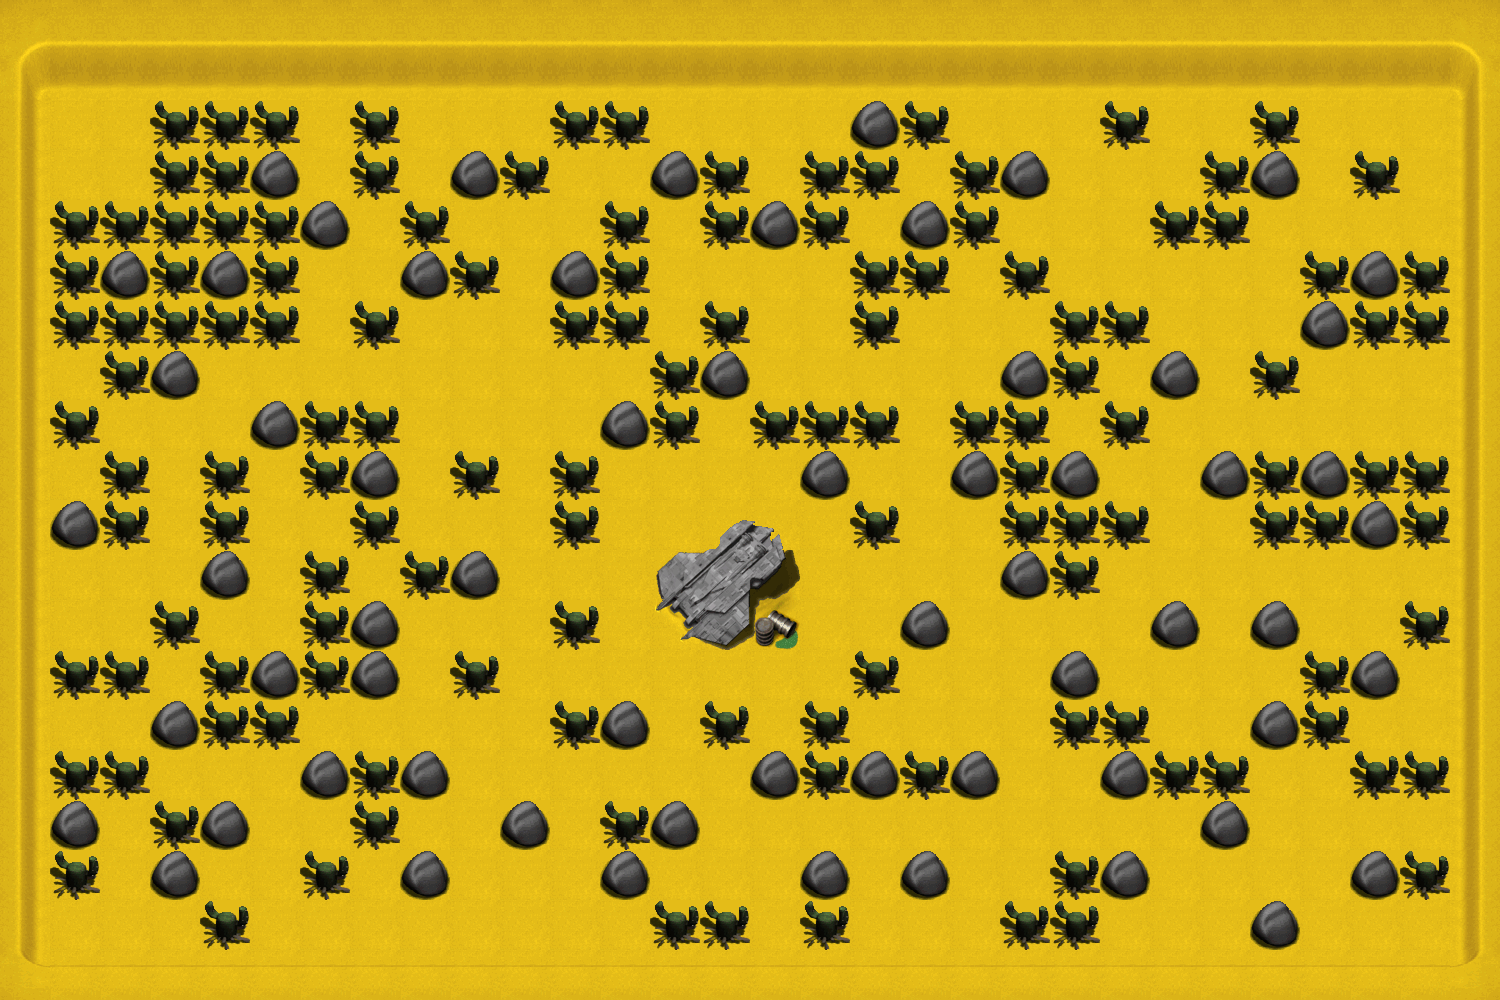

This game map was drawn from its Tiled (.tmx) file and the tilesets committed beside it. A one-line description and the trimmed map source follow:
An orthogonal 30x20 tile map with 50x50 px tiles, 2 tile layers (background, graphics), 3 tilesets and 231 objects.

<map version="1.0" orientation="orthogonal" renderorder="right-down" width="30" height="20" tilewidth="50" tileheight="50" nextobjectid="242">
<properties>
  <property name="bonus1" value="1" />
  <property name="bonus2" value="2" />
  <property name="bonus3" value="3" />
  <property name="bonus4" value="4" />
  <property name="bonus5" value="5" />
  <property name="bonus6" value="6" />
  <property name="bonus7" value="7" />
  <property name="bonus8" value="8" />
  <property name="bonus9" value="9" />
  <property name="enemy1" type="int" value="3" />
  <property name="enemy2" type="int" value="7" />
  <property name="enemy3" type="int" value="9" />
  <property name="height" type="int" value="1000" />
  <property name="main_tile_set" value="third_maps" />
  <property name="num_bonus1" type="int" value="16" />
  <property name="num_bonus2" type="int" value="16" />
  <property name="num_bonus3" type="int" value="7" />
  <property name="num_bonus4" type="int" value="7" />
  <property name="num_bonus5" type="int" value="7" />
  <property name="num_bonus6" type="int" value="7" />
  <property name="num_bonus7" type="int" value="7" />
  <property name="num_bonus8" type="int" value="7" />
  <property name="num_bonus9" type="int" value="7" />
  <property name="num_bonus_total" type="int" value="81" />
  <property name="num_enemies" type="int" value="3" />
  <property name="num_explodable_items" type="int" value="132" />
  <property name="num_types_bonus" type="int" value="9" />
  <property name="width" type="int" value="1500" />
 </properties>
 <tileset firstgid="1" name="third_maps" tilewidth="50" tileheight="50" tilecount="80" columns="10">
  <image source="third_maps.png" width="511" height="405" />
 </tileset>
 <tileset firstgid="81" name="flames" tilewidth="50" tileheight="50" tilecount="50" columns="10">
  <image source="flames.png" width="512" height="256" />
 </tileset>
 <tileset firstgid="131" name="flamesNBomb" tilewidth="50" tileheight="50" tilecount="8" columns="8">
  <image source="flames/flamesNBomb.png" width="400" height="50" />
 </tileset>
 <layer name="background" width="30" height="20">
  <data>[600 cells, 600 non-empty, 1 distinct tile ids]</data>
 </layer>
 <layer name="graphics" width="30" height="20">
  <data>[600 cells, 600 non-empty, 22 distinct tile ids]</data>
 </layer>
 <objectgroup name="walls">
  <object id="1" x="0" y="0" width="1500" height="100" />
  <object id="2" x="1450" y="100" width="50" height="900" />
  <object id="3" x="0" y="950" width="1500" height="50" />
  <object id="4" x="0" y="100" width="50" height="850" />
  <object id="5" x="100" y="250" width="50" height="50" />
  <object id="6" x="200" y="250" width="50" height="50" />
  <object id="7" x="250" y="150" width="50" height="50" />
  <object id="8" x="300" y="200" width="50" height="50" />
  <object id="9" x="250" y="400" width="50" height="50" />
  <object id="10" x="150" y="350" width="50" height="50" />
  <object id="11" x="50" y="500" width="50" height="50" />
  <object id="12" x="50" y="800" width="50" height="50" />
  <object id="13" x="150" y="850" width="50" height="50" />
  <object id="14" x="200" y="800" width="50" height="50" />
  <object id="15" x="150" y="700" width="50" height="50" />
  <object id="16" x="250" y="650" width="50" height="50" />
  <object id="17" x="200" y="550" width="50" height="50" />
  <object id="18" x="350" y="650" width="50" height="50" />
  <object id="19" x="350" y="600" width="50" height="50" />
  <object id="20" x="350" y="450" width="50" height="50" />
  <object id="21" x="300" y="750" width="50" height="50" />
  <object id="22" x="400" y="750" width="50" height="50" />
  <object id="23" x="400" y="850" width="50" height="50" />
  <object id="24" x="500" y="800" width="50" height="50" />
  <object id="25" x="600" y="700" width="50" height="50" />
  <object id="26" x="450" y="550" width="50" height="50" />
  <object id="27" x="400" y="250" width="50" height="50" />
  <object id="28" x="450" y="150" width="50" height="50" />
  <object id="29" x="650" y="150" width="50" height="50" />
  <object id="30" x="550" y="250" width="50" height="50" />
  <object id="31" x="600" y="400" width="50" height="50" />
  <object id="33" x="800" y="450" width="50" height="50" />
  <object id="34" x="700" y="350" width="50" height="50" />
  <object id="35" x="750" y="200" width="50" height="50" />
  <object id="36" x="850" y="100" width="50" height="50" />
  <object id="37" x="900" y="200" width="50" height="50" />
  <object id="38" x="1000" y="150" width="50" height="50" />
  <object id="39" x="1250" y="150" width="50" height="50" />
  <object id="40" x="1350" y="250" width="50" height="50" />
  <object id="41" x="1300" y="300" width="50" height="50" />
  <object id="42" x="1150" y="350" width="50" height="50" />
  <object id="43" x="1000" y="350" width="50" height="50" />
  <object id="44" x="950" y="450" width="50" height="50" />
  <object id="47" x="900" y="600" width="50" height="50" />
  <object id="48" x="1050" y="450" width="50" height="50" />
  <object id="49" x="1000" y="550" width="50" height="50" />
  <object id="50" x="750" y="750" width="50" height="50" />
  <object id="51" x="650" y="800" width="50" height="50" />
  <object id="52" x="600" y="850" width="50" height="50" />
  <object id="53" x="800" y="850" width="50" height="50" />
  <object id="54" x="850" y="750" width="50" height="50" />
  <object id="55" x="950" y="750" width="50" height="50" />
  <object id="56" x="900" y="850" width="50" height="50" />
  <object id="57" x="1100" y="850" width="50" height="50" />
  <object id="58" x="1100" y="750" width="50" height="50" />
  <object id="59" x="1050" y="650" width="50" height="50" />
  <object id="60" x="1150" y="600" width="50" height="50" />
  <object id="61" x="1250" y="600" width="50" height="50" />
  <object id="62" x="1250" y="700" width="50" height="50" />
  <object id="63" x="1250" y="900" width="50" height="50" />
  <object id="64" x="1350" y="850" width="50" height="50" />
  <object id="65" x="1350" y="650" width="50" height="50" />
  <object id="66" x="1350" y="500" width="50" height="50" />
  <object id="67" x="1300" y="450" width="50" height="50" />
  <object id="68" x="1200" y="450" width="50" height="50" />
  <object id="223" x="700" y="500" width="100" height="150" />
  <object id="224" x="650" y="550" width="50" height="100" />
 </objectgroup>
 <objectgroup name="cactis">
  <object id="69" x="150" y="150" width="50" height="50" />
  <object id="70" x="150" y="100" width="50" height="50" />
  <object id="71" x="200" y="100" width="50" height="50" />
  <object id="72" x="250" y="100" width="50" height="50" />
  <object id="73" x="200" y="150" width="50" height="50" />
  <object id="74" x="350" y="100" width="50" height="50" />
  <object id="75" x="350" y="150" width="50" height="50" />
  <object id="76" x="50" y="200" width="50" height="50" />
  <object id="77" x="100" y="200" width="50" height="50" />
  <object id="78" x="150" y="200" width="50" height="50" />
  <object id="79" x="200" y="200" width="50" height="50" />
  <object id="80" x="250" y="200" width="50" height="50" />
  <object id="81" x="50" y="250" width="50" height="50" />
  </objectgroup>
 <objectgroup name="Camada de Objectos 3" />
 <objectgroup name="Camada de Objectos 4" />
 <objectgroup name="mooner">
  <!-- 14 objects omitted --></objectgroup>
 <objectgroup name="Camada de Objectos 6" />
 <objectgroup name="Camada de Objectos 7" />
 <objectgroup name="Camada de Objectos 8" />
 <objectgroup name="redball">
  <!-- 7 objects omitted --></objectgroup>
 <objectgroup name="Camada de Objectos 10" />
 <objectgroup name="sandmaster">
  <!-- 10 objects omitted --></objectgroup>
</map>
<!-- 151 of 231 objects omitted -->
